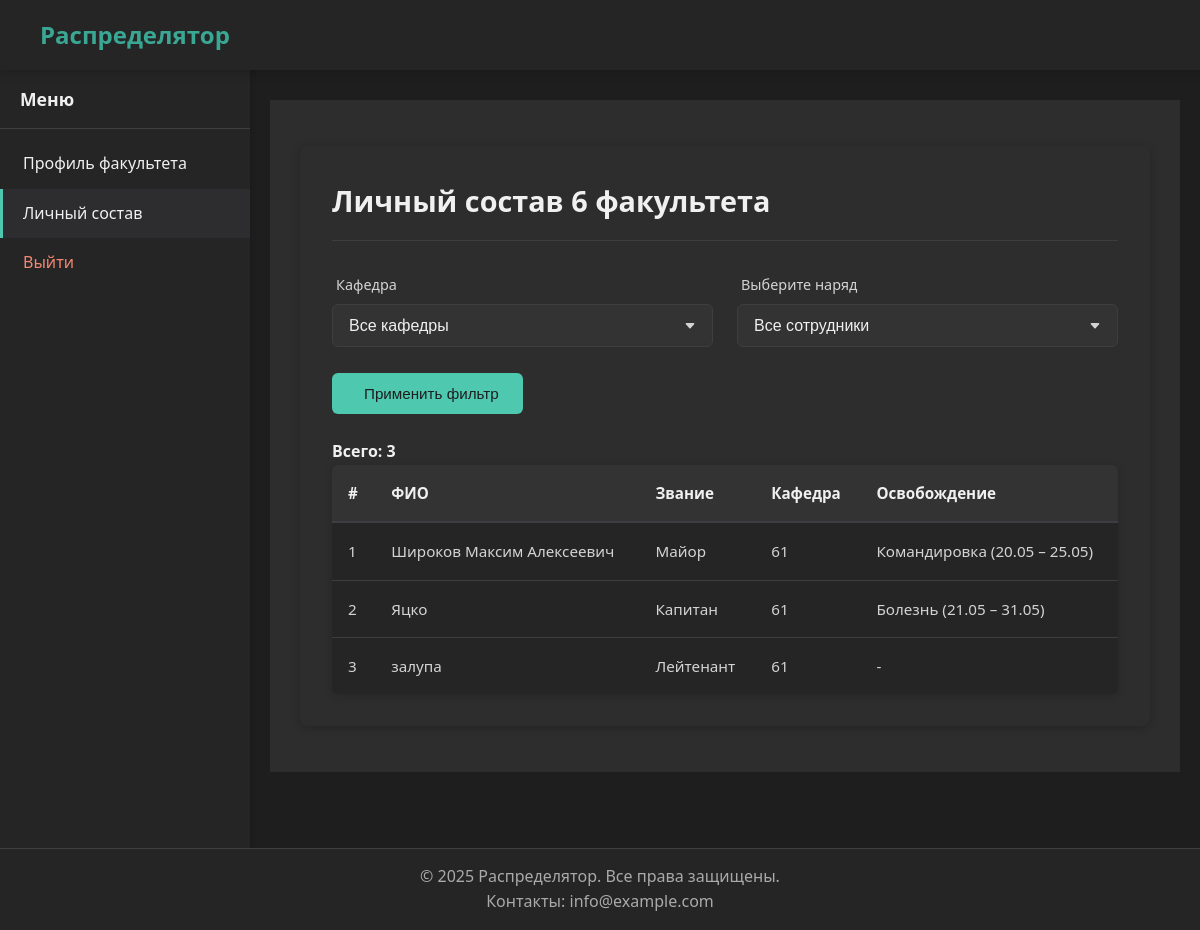
Screenshot of /faculty/staff/ (signed in) with the database file from the repository.
### unit/models.py (models this page shows, shortened)
class Faculty(models.Model):
    name = models.CharField(max_length=20, verbose_name="Название факультета", unique=True)
    class Meta:
        verbose_name = 'Факультет'
        verbose_name_plural = 'Факультеты'

class Department(models.Model):
    name = models.CharField(max_length=20, verbose_name="Название кафедры", unique=True)
    faculty = models.ForeignKey(
        'Faculty',
        on_delete=models.SET_NULL,
        null=True,
        blank=True,
        verbose_name="Факультет",
        related_name="departments"
    )
    class Meta:
        verbose_name = 'Кафедра'
        verbose_name_plural = 'Кафедры'
    def __str__(self):
        if self.faculty:
            return f"{self.name}"
        return self.name

### people/models.py (models this page shows, shortened)
class People(models.Model):
    full_name = models.CharField('ФИО', max_length=100)
    faculty = models.ForeignKey(
        Faculty,
        verbose_name='Факультет',
        on_delete=models.SET_NULL,
        null=True,
        blank=True
    )
    department = models.ForeignKey(
        Department,
        verbose_name='Кафедра',
        on_delete=models.SET_NULL,
        null=True,
        blank=True
    )
    rank = models.ForeignKey(
        Rank,
        verbose_name='Звание',
        on_delete=models.PROTECT
    )
    last_duty_date = models.DateField(
        'Дата последнего наряда',
        null=True,
        blank=True
    )
    workload = models.FloatField(
        'Нагрузка',
        default=0.0
    )
    class Meta:
        verbose_name = 'Человек'
        verbose_name_plural = 'Люди'
        ordering = ['full_name']

### rank/models.py (models this page shows)
class Rank(models.Model):
    rank = models.CharField('Звание', max_length=30, unique=True)
    class Meta:
        verbose_name = 'Звание'
        verbose_name_plural = 'Звания'
    def __str__(self):
        return self.rank

### faculty/views.py (the view)
# urls.py: path('staff/', views.FacultyStaffView.as_view(), name='staff'),
class FacultyStaffView(HasFacultyMixin, TemplateView):
    template_name = 'profiles/faculty/staff/list.html'
    def get_context_data(self, **kwargs):
        context = super().get_context_data(**kwargs)
        user = self.request.user
        if not hasattr(user, 'faculty') or not user.faculty:
            return context
        department_id = self.request.GET.get('department')
        duty_id = self.request.GET.get('duty')
        staff = People.objects.filter(department__faculty=user.faculty).select_related('department', 'rank')
        departments = Department.objects.filter(faculty=user.faculty)
        if department_id:
            staff = staff.filter(department_id=department_id)
        if duty_id:
            staff = staff.filter(department_duty_permissions__duty_id=duty_id)
        staff = staff.distinct()
        today = timezone.now().date()
        table_items = []
        for idx, person in enumerate(staff, start=1):
            missing = DepartmentMissing.objects.filter(
                person=person,
                start_date__lte=today,
                end_date__gte=today
            ).first()
            missing_info = '-'
            if missing:
                missing_info = f"{missing.get_reason_display()} ({missing.start_date.strftime('%d.%m')} – {missing.end_date.strftime('%d.%m')})"
            table_items.append({
                'url': reverse('faculty:staff_detail', args=[person.pk]),
                'fields': [
                    {'value': idx},
                    {'value': person.full_name},
                    {'value': str(person.rank) if person.rank else '-'},
                    {'value': str(person.department)},
                    {'value': missing_info}
                ]
            })
        headers = [
            {'label': '#'},
            {'label': 'ФИО'},
            {'label': 'Звание'},
            {'label': 'Кафедра'},
            {'label': 'Освобождение'}
        ]
        context.update({
            'faculty': user.faculty,
            'headers': headers,
            'table_items': table_items,
            'departments': departments,
            'duties': Duty.objects.all(),
            'selected_department': department_id,
            'selected_duty': duty_id,
            'total_people': len(table_items),
        })
        return context

### core/mixins.py (called while the page is built)
    def dispatch(self, request, *args, **kwargs):
        if not hasattr(request.user, 'faculty') or not request.user.faculty:
            messages.warning(request, "У вас нет прав доступа к этому разделу")
            return redirect('home')
        return super().dispatch(request, *args, **kwargs)

### core/templatetags/extras.py (called while the page is built)
@register.filter
def str_equal(value, arg):
    return str(value) == str(arg)

### core/utils.py (called while the page is built)
def get_user_type(user):
    if user.is_superuser:
        return 'admin'
    groups = list(user.groups.values_list('name', flat=True))
    if 'Комендант' in groups:
        return 'commandant'
    elif 'Факультет' in groups:
        return 'faculty'
    elif 'Кафедра' in groups:
        return 'department'
    return None

### templates/profiles/faculty/staff/list.html (shortened to what this page needs)
{% extends "base_account.html" %}
{% load static %}
{% load extras %}
{% block extra_head %}
<link rel="stylesheet" href="{% static 'css/forms.css' %}">
<link rel="stylesheet" href="{% static 'css/department.css' %}">
{% endblock %}
{% block account_content %}
<div class="department-staff-container">
    <div class="header-with-button">
        <h1>Личный состав {{ faculty.name }} факультета </h1>
    </div>
    <div class="filter-bar">
        <form method="get" class="filter-form">
            <div class="form-row">
                <div class="form-group">
                    <label for="department">Кафедра</label>
                    <select name="department" id="department" class="form-control">
                        <option value="">Все кафедры</option>
                    </select>
                </div>
                <div class="form-group">
                    <label for="duty">Выберите наряд</label>
                    <select name="duty" id="duty" class="form-control">
                        <option value="">Все сотрудники</option>
                    </select>
                </div>
            </div>
            <br>
            <button type="submit" class="btn btn-primary">
                 Применить фильтр
            </button>
        </form>
    </div>
    <br>
    {% if table_items %}
        <p><strong>Всего: {{ total_people }}</strong></p>
        {% include "components/table.html" with headers=headers items=table_items class="staff-table" %}
    {% else %}
    <div class="empty-message">
        <p>Сотрудников не найдено</p>
    </div>
    {% endif %}
</div>
{% endblock %}

### templates/base_account.html (shortened to what this page needs)
{% extends "base.html" %}
{% load static %}
{% block content %}
<div class="account-layout">
    {% include "includes/sidebar.html" %}
    <div class="account-content">
        {% block account_content %}{% endblock %}
    </div>
</div>
{% endblock %}

### templates/base.html (shortened to what this page needs)
<!DOCTYPE html>
<html lang="ru">
<head>
    {% load static %}
    <link rel="stylesheet" href="{% static 'css/base.css' %}">
    <link rel="stylesheet" href="{% static 'css/header.css' %}">
    <link rel="stylesheet" href="{% static 'css/footer.css' %}">
    <link rel="stylesheet" href="{% static 'css/sidebar.css' %}">
    <link rel="stylesheet" href="{% static 'css/auth.css' %}">
    <link rel="stylesheet" href="{% static 'css/account.css' %}">
    <link rel="stylesheet" href="{% static 'css/utilities.css' %}">
    {% block extra_head %}
    {% endblock %}
</head>
<body class="{% if request.path == '/' %}home-page{% endif %}">
    <div class="layout">
        {% include "includes/header.html" %}
        <main class="main">
            {% block content %}{% endblock %}
        </main>
        {% include "includes/footer.html" %}
    </div>
</body>
</html>

### templates/includes/header.html (shortened to what this page needs)
<header class="header">
    <div class="header-container">
        <a href="/" class="logo">Распределятор</a>
    </div>
</header>

### templates/includes/sidebar.html (shortened to what this page needs)
<aside class="sidebar">
    <nav class="sidebar-nav">
        <h3 class="sidebar-title">Меню</h3>
        <ul>
            {% for item in menu_items %}
                <li>
                    <a href="{{ item.url }}"
                       class="nav-item{% if item.active %} active{% endif %}">
                        {{ item.name }}
                    </a>
                </li>
            {% empty %}
                <li><a href="#" class="nav-item disabled">Нет доступных пунктов</a></li>
            {% endfor %}
            <li>
                <a href="{% url 'authentication:logout' %}" class="nav-item logout">
                     Выйти
                </a>
            </li>
        </ul>
    </nav>
</aside>

### templates/components/table.html (shortened to what this page needs)
<div class="table-responsive">
    <table class="data-table {{ class }}">
        <thead>
            <tr>
                {% for header in headers %}
                <th>{{ header.label }}</th>
                {% endfor %}
            </tr>
        </thead>
        <tbody>
            {% for item in items %}
            <tr class="clickable-row" data-url="{{ item.url }}">
                {% for field in item.fields %}
                <td>{{ field.value|safe }}</td>
                {% endfor %}
            </tr>
            {% empty %}
            <tr>
                <td colspan="{{ headers|length }}" class="text-center">
                    Нет данных
                </td>
            </tr>
            {% endfor %}
        </tbody>
    </table>
</div>

### templates/includes/footer.html
<footer class="footer">
    <div class="footer-container">
        <p>&copy; 2025 Распределятор. Все права защищены.</p>
        <p>Контакты: info@example.com</p>
    </div>
</footer>

### static/css/base.css (style rules this page uses)
* { margin: 0; padding: 0; box-sizing: border-box; }
body { font-family: 'Segoe UI', Tahoma, Geneva, Verdana, sans-serif; background-color: #1e1e1e; color: #f0f0f0; line-height: 1.6; padding-top: 70px; padding-bottom: 0; margin-bottom: 60px; min-height: 100vh; position: relative; }
.layout { display: flex; flex-direction: column; min-height: 100vh; }
.main { flex: 1; padding: 20px; margin-top: 10px; padding-bottom: 80px; }

### static/css/header.css (style rules this page uses)
.header { background-color: #252526; padding: 0 20px; color: white; box-shadow: 0 2px 10px rgba(0, 0, 0, 0.2); position: fixed; top: 0; left: 0; right: 0; height: 70px; z-index: 1000; display: flex; align-items: center; }
.header-container, .header-nav { display: flex; justify-content: space-between; align-items: center; width: 100%; height: 100%; padding: 0 20px; }
.logo { font-size: 1.5rem; font-weight: 600; color: #3aa794; text-decoration: none; margin-right: auto; }

### static/css/footer.css (style rules this page uses)
.footer { background-color: #252526; padding: 15px 20px; color: #aaa; text-align: center; border-top: 1px solid #3e3e42; position: fixed; bottom: 0; left: 0; right: 0; height: auto; min-height: 60px; z-index: 1000; box-sizing: border-box; }

### static/css/sidebar.css (style rules this page uses)
.account-layout { display: flex; min-height: calc(100vh - 130px); }
.sidebar { width: 250px; background-color: #252526; position: fixed; top: 70px; bottom: 60px; left: 0; padding: 15px 0; box-shadow: 2px 0 5px rgba(0, 0, 0, 0.1); overflow-y: auto; z-index: 900; }
.sidebar-nav { width: 100%; }
.sidebar-title { color: #f0f0f0; padding: 0 20px 15px; border-bottom: 1px solid #3e3e42; margin-bottom: 10px; font-size: 1.1rem; }
.nav-item { display: block; padding: 12px 20px; color: #f0f0f0; text-decoration: none; transition: all 0.3s; border-left: 3px solid transparent; }
.nav-item.active { background-color: #2d2d30; border-left: 3px solid #4ec9b0; }
.nav-item.logout { color: #f48771; }
.account-content { margin-left: 250px; padding: 30px; width: calc(100% - 250px); background-color: #2d2d2d; min-height: calc(100vh - 130px); }

### static/css/forms.css (style rules this page uses)
.form-group { display: flex; flex-direction: column; gap: 0.5rem; }
.form-row { display: flex; gap: 1.5rem; }
.form-row .form-group { flex: 1; }
label { color: #d4d4d4; font-size: 0.9rem; font-weight: 500; margin-left: 0.25rem; }
.form-control { background-color: #333; border: 1px solid #3e3e42; border-radius: 6px; padding: 0.75rem 1rem; color: #f0f0f0; font-size: 1rem; transition: all 0.3s ease; width: 100%; }
select.form-control { appearance: none; background-repeat: no-repeat; background-position: right 1rem center; background-size: 12px; padding-right: 2.5rem; }
.btn { display: inline-flex; align-items: center; justify-content: center; padding: 0.75rem 1.5rem; border-radius: 6px; font-weight: 500; transition: all 0.2s; border: none; cursor: pointer; font-size: 0.95rem; min-width: 120px; text-align: center; gap: 8px; }
.btn-primary { background-color: #4ec9b0; color: #1e1e1e; }
.staff-table tbody tr { transition: background-color 0.2s; }

### static/css/department.css (style rules this page uses)
.department-staff-container { padding: 2rem; background-color: #2d2d2d; border-radius: 8px; box-shadow: 0 2px 10px rgba(0, 0, 0, 0.2); margin: 1rem 0; }
.header-with-button { display: flex; justify-content: space-between; align-items: center; margin-bottom: 2rem; padding-bottom: 1rem; border-bottom: 1px solid #3e3e42; }
.header-with-button h1 { font-size: 1.8rem; color: #f0f0f0; margin: 0; }
.table-responsive { overflow-x: auto; border-radius: 6px; background-color: #252526; box-shadow: 0 2px 8px rgba(0, 0, 0, 0.15); }
.staff-table { width: 100%; border-collapse: collapse; font-size: 0.95rem; color: #d4d4d4; }
.staff-table th { background-color: #333; padding: 1rem; text-align: left; font-weight: 600; color: #f0f0f0; border-bottom: 2px solid #3e3e42; }
.staff-table td { padding: 1rem; border-bottom: 1px solid #3e3e42; vertical-align: middle; }
.staff-table tr:last-child td { border-bottom: none; }
.clickable-row { transition: background-color 0.2s ease; }
.department-staff-container { animation: fadeIn 0.3s ease-out; }

### rows the page displays
Faculty: name "6"
People: value "Широков Максим Алексеевич"
Rank: value "Майор"
Department: value "61" "61" "61"
People: value "Яцко"
Rank: value "Капитан"
People: value "залупа"
Rank: value "Лейтенант"

### other values shown
{{ item.name }} "Профиль факультета" "Личный состав"
{{ total_people }} "3"
{{ header.label }} "#" "ФИО" "Звание" "Кафедра" "Освобождение"
{{ field.value|safe }} "1" "Командировка (20.05 – 25.05)" "2" "Болезнь (21.05 – 31.05)" "3" "-"
